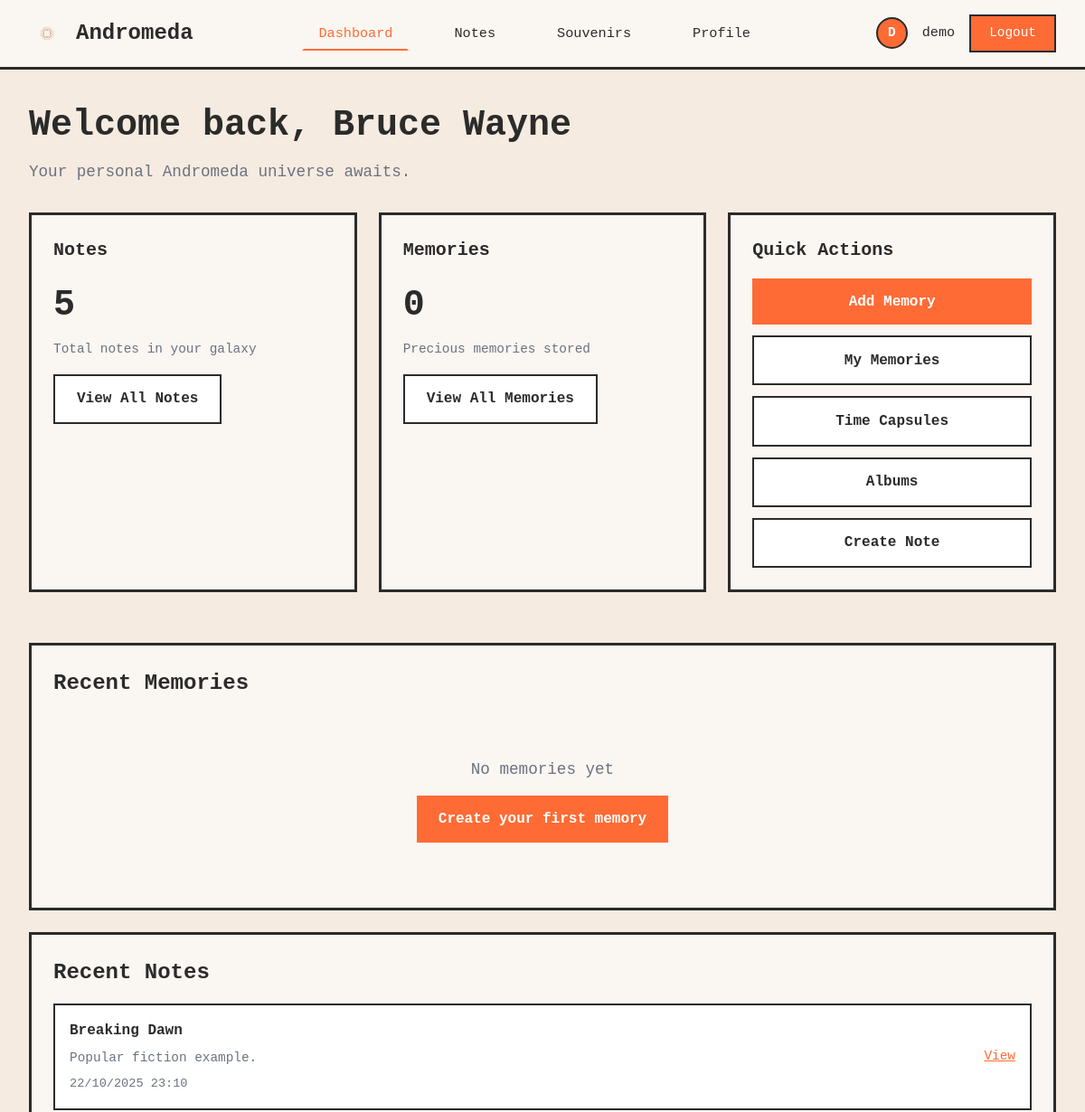
The page /dashboard/ (signed in, upper part) on the database as committed earlier.
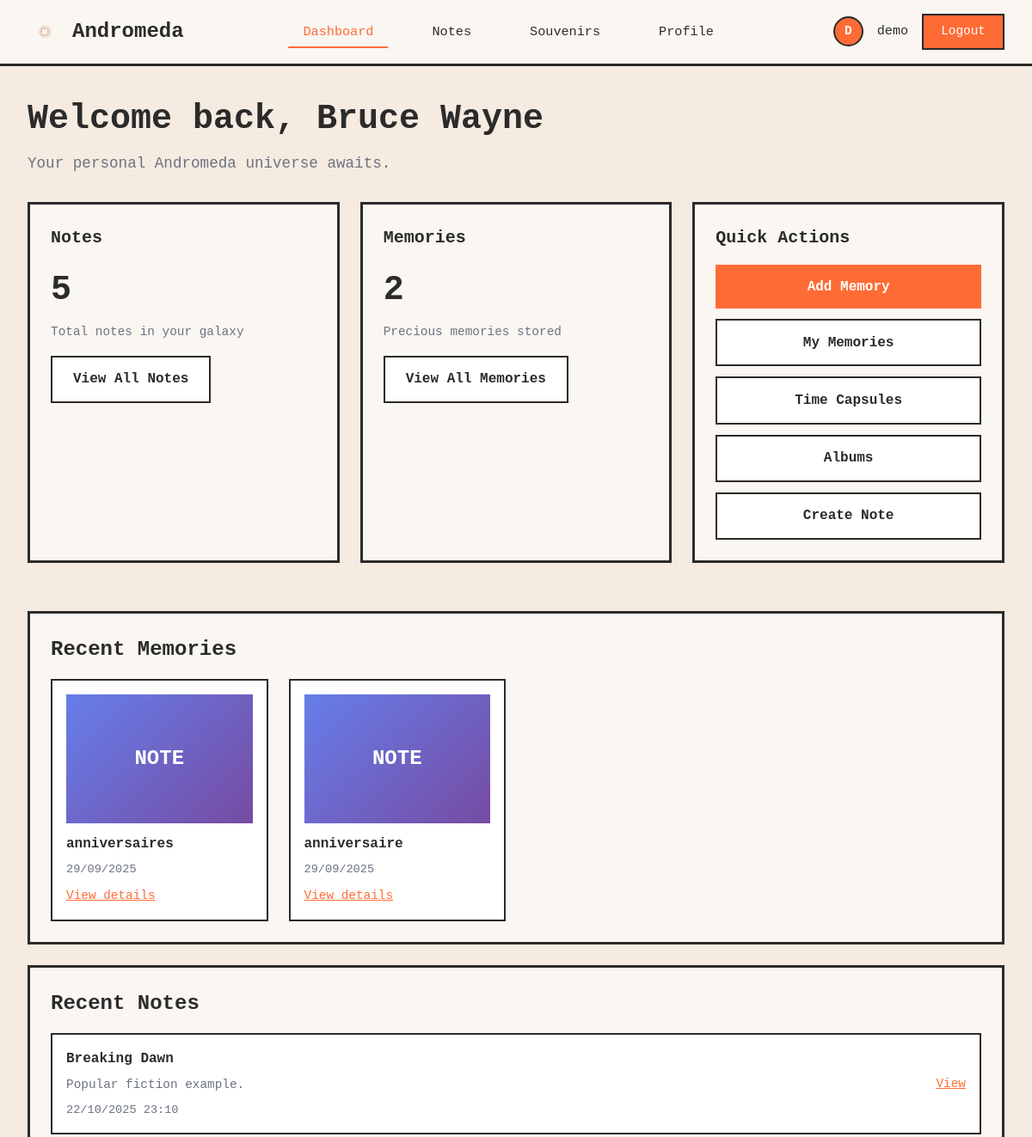
The same page on the database as committed later.
### core/models.py (models this page shows, shortened)
class User(AbstractUser):
    avatar_url = models.URLField(blank=True, null=True)
    groups = models.ManyToManyField(
        'auth.Group',
        verbose_name='groups',
        blank=True,
        help_text='The groups this user belongs to.',
        related_name='core_users',
        related_query_name='core_user',
    )
    user_permissions = models.ManyToManyField(
        'auth.Permission',
        verbose_name='user permissions',
        blank=True,
        help_text='Specific permissions for this user.',
        related_name='core_users',
        related_query_name='core_user',
    )

class Note(models.Model):
    id = models.UUIDField(primary_key=True, default=uuid.uuid4, editable=False)
    owner = models.ForeignKey('User', on_delete=models.CASCADE, related_name='notes', null=True, blank=True)
    title = models.CharField(max_length=400)
    body = models.TextField(blank=True)
    metadata = models.JSONField(default=dict, blank=True)  # tags, mood, pinned, etc
    public = models.BooleanField(default=False)
    source = models.CharField(max_length=200, blank=True, null=True)  # 'webclip', 'import', etc
    embedding_id = models.CharField(max_length=255, blank=True, null=True)  # pointer to vector store
    created_at = models.DateTimeField(auto_now_add=True)
    updated_at = models.DateTimeField(auto_now=True)

class Souvenir(models.Model):
    EMOTION_CHOICES = [
        ('joy', 'Joy'),
        ('sadness', 'Sadness'),
        ('nostalgia', 'Nostalgia'),
        ('gratitude', 'Gratitude'),
        ('excitement', 'Excitement'),
        ('peace', 'Peace'),
        ('love', 'Love'),
        ('surprise', 'Surprise'),
        ('pride', 'Pride'),
        ('neutral', 'Neutral'),
    ]
    THEME_CHOICES = [
        ('family', 'Family'),
        ('travel', 'Travel'),
        ('work', 'Work'),
        ('friends', 'Friends'),
        ('achievement', 'Achievement'),
        ('celebration', 'Celebration'),
        ('nature', 'Nature'),
        ('learning', 'Learning'),
        ('other', 'Other'),
    ]
    id = models.UUIDField(primary_key=True, default=uuid.uuid4, editable=False)
    utilisateur = models.ForeignKey('User', on_delete=models.CASCADE, related_name='souvenirs')
    titre = models.CharField(max_length=200, help_text="Memory title")
    description = models.TextField(help_text="Detailed description of the memory")
    date_evenement = models.DateField(help_text="Date of the event")
    photo = models.ImageField(upload_to='souvenirs/photos/%Y/%m/', blank=True, null=True)
    video = models.FileField(upload_to='souvenirs/videos/%Y/%m/', blank=True, null=True)
    emotion = models.CharField(max_length=50, choices=EMOTION_CHOICES, default='neutral', help_text="Primary emotion")
    theme = models.CharField(max_length=50, choices=THEME_CHOICES, default='other', help_text="Memory theme")
    lieu = models.CharField(max_length=200, blank=True, default='', help_text="Location of the memory")
    personnes_presentes = models.CharField(max_length=500, blank=True, default='', help_text="People present (comma-separated)")
    tags_personnalises = models.JSONField(default=list, blank=True, help_text="User-defined custom tags")
    is_favorite = models.BooleanField(default=False, help_text="Mark as favorite")
    is_public = models.BooleanField(default=False, help_text="Make publicly visible")
    ai_summary = models.TextField(blank=True, default='', help_text="AI-generated summary")
    ai_emotion_detected = models.CharField(max_length=50, blank=True, default='', help_text="AI-detected emotion")
    ai_tags = models.JSONField(default=list, blank=True, help_text="AI-generated tags")
    ai_analyzed = models.BooleanField(default=False, help_text="Has been analyzed by AI")
    ai_analysis_date = models.DateTimeField(null=True, blank=True, help_text="Date of AI analysis")
    created_at = models.DateTimeField(auto_now_add=True)
    updated_at = models.DateTimeField(auto_now=True)
    class Meta:
        ordering = ['-date_evenement']
        verbose_name = 'Memory'
        verbose_name_plural = 'Memories'
        indexes = [
            models.Index(fields=['-date_evenement']),
            models.Index(fields=['utilisateur', '-created_at']),
            models.Index(fields=['is_favorite']),
        ]

### core/views.py (the view)
# urls.py: path('dashboard/', views.dashboard, name='dashboard'),
@login_required
def dashboard(request):
    notes_count = Note.objects.filter(owner=request.user).count()
    souvenirs_count = Souvenir.objects.filter(utilisateur=request.user).count()
    recent_souvenirs = Souvenir.objects.filter(utilisateur=request.user).order_by('-created_at')[:6]
    recent_notes = Note.objects.filter(owner=request.user).order_by('-created_at')[:5]
    context = {
        'notes_count': notes_count,
        'souvenirs_count': souvenirs_count,
        'recent_souvenirs': recent_souvenirs,
        'recent_notes': recent_notes,
    }
    return render(request, 'core/dashboard.html', context)

### core/templates/core/dashboard.html (shortened to what this page needs)
{% extends "core/dashboard_base.html" %}
{% block content %}
<div style="margin-bottom: 2rem;">
    <h1 style="font-size: 2.5rem; font-weight: bold; margin-bottom: 0.5rem;">Welcome back, {{ user.get_full_name|default:user.username }}</h1>
    <p style="color: var(--text-gray); font-size: 1.1rem;">Your personal Andromeda universe awaits.</p>
</div>
<div style="display: grid; grid-template-columns: repeat(auto-fit, minmax(280px, 1fr)); gap: 1.5rem; margin-bottom: 2rem;">
    <div class="card">
        <div style="display: flex; justify-content: space-between; align-items: start; margin-bottom: 1rem;">
            <h3 style="font-size: 1.25rem; font-weight: bold;">Notes</h3>
        </div>
        <p style="font-size: 2.5rem; font-weight: bold; margin-bottom: 0.5rem;">{{ notes_count }}</p>
        <p style="color: var(--text-gray); font-size: 0.9rem;">Total notes in your galaxy</p>
        <a href="{% url 'core:index' %}" class="btn-secondary" style="margin-top: 1rem; text-align: center;">View All Notes</a>
    </div>
    <div class="card">
        <div style="display: flex; justify-content: space-between; align-items: start; margin-bottom: 1rem;">
            <h3 style="font-size: 1.25rem; font-weight: bold;">Memories</h3>
        </div>
        <p style="font-size: 2.5rem; font-weight: bold; margin-bottom: 0.5rem;">{{ souvenirs_count }}</p>
        <p style="color: var(--text-gray); font-size: 0.9rem;">Precious memories stored</p>
        <a href="{% url 'core:liste_souvenirs' %}" class="btn-secondary" style="margin-top: 1rem; text-align: center;">View All Memories</a>
    </div>
    <div class="card">
        <div style="display: flex; justify-content: space-between; align-items: start; margin-bottom: 1rem;">
            <h3 style="font-size: 1.25rem; font-weight: bold;">Quick Actions</h3>
        </div>
        <div style="display: flex; flex-direction: column; gap: 0.75rem;">
            <a href="{% url 'core:ajouter_souvenir' %}" class="btn-primary" style="text-align: center;">Add Memory</a>
            <a href="{% url 'core:memories_dashboard' %}" class="btn-secondary" style="text-align: center;">My Memories</a>
            <a href="{% url 'core:liste_capsules' %}" class="btn-secondary" style="text-align: center;">Time Capsules</a>
            <a href="{% url 'core:liste_albums' %}" class="btn-secondary" style="text-align: center;">Albums</a>
            <a href="{% url 'core:index' %}" class="btn-secondary" style="text-align: center;">Create Note</a>
        </div>
    </div>
</div>
<div class="card">
    <h2 class="card-title">Recent Memories</h2>
    {% if recent_souvenirs %}
        <div style="display: grid; grid-template-columns: repeat(auto-fill, minmax(250px, 1fr)); gap: 1.5rem;">
            {% for souvenir in recent_souvenirs %}
                <div style="border: 2px solid var(--border-color); padding: 1rem; background: white;">
                    {% if souvenir.photo %}
                        <img src="{{ souvenir.photo.url }}" alt="{{ souvenir.titre }}" style="width: 100%; height: 150px; object-fit: cover; margin-bottom: 0.75rem;">
                    {% else %}
                        <div style="width: 100%; height: 150px; background: linear-gradient(135deg, #667eea 0%, #764ba2 100%); display: flex; align-items: center; justify-content: center; margin-bottom: 0.75rem;">
                            <span style="font-size: 1.5rem; color: white; font-weight: bold;">{% if souvenir.video %}VIDEO{% else %}NOTE{% endif %}</span>
                        </div>
                    {% endif %}
                    <h4 style="font-weight: bold; margin-bottom: 0.5rem; overflow: hidden; text-overflow: ellipsis; white-space: nowrap;">{{ souvenir.titre }}</h4>
                    <p style="color: var(--text-gray); font-size: 0.85rem; margin-bottom: 0.5rem;">{{ souvenir.date_evenement|date:"d/m/Y" }}</p>
                    <a href="{% url 'core:detail_souvenir' souvenir.id %}" style="color: var(--accent-orange); font-size: 0.9rem; text-decoration: underline;">View details</a>
                </div>
            {% endfor %}
        </div>
    {% else %}
        <div style="text-align: center; padding: 3rem; color: var(--text-gray);">
            <p style="font-size: 1.1rem; margin-bottom: 1rem;">No memories yet</p>
            <a href="{% url 'core:ajouter_souvenir' %}" class="btn-primary" style="display: inline-block;">Create your first memory</a>
        </div>
    {% endif %}
</div>
<div class="card">
    <h2 class="card-title">Recent Notes</h2>
    {% if recent_notes %}
        <div style="display: flex; flex-direction: column; gap: 1rem;">
            {% for note in recent_notes %}
                <div style="border: 2px solid var(--border-color); padding: 1rem; background: white; display: flex; justify-content: space-between; align-items: center;">
                    <div style="flex: 1;">
                        <h4 style="font-weight: bold; margin-bottom: 0.5rem;">{{ note.title }}</h4>
                        <p style="color: var(--text-gray); font-size: 0.9rem;">{{ note.body|truncatewords:20 }}</p>
                        <p style="color: var(--text-gray); font-size: 0.85rem; margin-top: 0.5rem;">{{ note.created_at|date:"d/m/Y H:i" }}</p>
                    </div>
                    <a href="{% url 'core:note_detail' note.id %}" style="color: var(--accent-orange); font-size: 0.9rem; text-decoration: underline; white-space: nowrap; margin-left: 1rem;">View</a>
                </div>
            {% endfor %}
        </div>
    {% else %}
        <div style="text-align: center; padding: 3rem; color: var(--text-gray);">
            <p style="font-size: 1.1rem; margin-bottom: 1rem;">No notes yet</p>
            <a href="{% url 'core:index' %}" class="btn-primary" style="display: inline-block;">Explore notes</a>
        </div>
    {% endif %}
</div>
{% endblock %}

### core/templates/core/dashboard_base.html (shortened to what this page needs)
<!doctype html>
{% load static %}
<html lang="en">
<head>
    <script src="https://cdn.tailwindcss.com"></script>
</head>
<body>
    <nav class="navbar">
        <a href="{% url 'core:dashboard' %}" class="navbar-brand">
            <img src="{% static 'assets/logo.png' %}" alt="Andromeda Logo" onerror="this.style.display='none';">
            Andromeda
        </a>
        <ul class="navbar-menu" id="navbarMenu">
            <li><a href="{% url 'core:dashboard' %}" class="{% if request.resolver_match.url_name == 'dashboard' %}active{% endif %}">Dashboard</a></li>
            <li><a href="{% url 'core:index' %}" class="{% if request.resolver_match.url_name == 'index' %}active{% endif %}">Notes</a></li>
            <li><a href="{% url 'core:memories_dashboard' %}" class="{% if request.resolver_match.url_name == 'memories_dashboard' %}active{% endif %}">Souvenirs</a></li>
            <li><a href="{% url 'core:profile' %}" class="{% if request.resolver_match.url_name == 'profile' %}active{% endif %}">Profile</a></li>
        </ul>
        <div class="navbar-user">
            {% if user.is_authenticated %}
                <div class="navbar-avatar">{{ user.username|slice:":1"|upper }}</div>
                <span class="navbar-username">{{ user.username }}</span>
                <a href="{% url 'logout' %}" class="btn-logout">Logout</a>
            {% else %}
                <a href="{% url 'login' %}" class="btn-logout">Login</a>
            {% endif %}
        </div>
    </nav>
    <div class="dashboard-container">
        {% block content %}{% endblock %}
    </div>
</body>
</html>

### core/templates/core/dashboard_base.html (style rules this page uses)
:root { --page-bg: #f5ebe0; --panel-bg: #faf6f1; --border-color: #2b2b2b; --accent-orange: #ff6b35; --text-dark: #2b2b2b; --text-gray: #6b7280; --separator-color: #d4c5b9; }
* { margin: 0; padding: 0; box-sizing: border-box; }
html { font-size: 16px; scroll-behavior: smooth; }
body { background: var(--page-bg) !important; color: var(--text-dark) !important; font-family: 'Courier New', monospace; -webkit-font-smoothing: antialiased; min-height: 100vh; }
.navbar { background: var(--panel-bg); border-bottom: 3px solid var(--border-color); padding: 1rem 2rem; display: flex; align-items: center; justify-content: space-between; position: sticky; top: 0; z-index: 1000; }
.navbar-brand { display: flex; align-items: center; gap: 0.75rem; font-size: 1.5rem; font-weight: bold; color: var(--text-dark); text-decoration: none; }
.navbar-brand img { width: 40px; height: 40px; object-fit: contain; }
.navbar-menu { display: flex; align-items: center; gap: 2rem; list-style: none; }
.navbar-menu a { color: var(--text-dark); text-decoration: none; font-size: 0.95rem; transition: color 0.2s ease; padding: 0.5rem 1rem; border: 2px solid transparent; }
.navbar-menu a.active { color: var(--accent-orange); border-bottom: 2px solid var(--accent-orange); }
.navbar-user { display: flex; align-items: center; gap: 1rem; }
.navbar-avatar { width: 35px; height: 35px; border-radius: 50%; background: var(--accent-orange); color: white; display: flex; align-items: center; justify-content: center; font-weight: bold; font-size: 0.9rem; border: 2px solid var(--border-color); }
.navbar-username { font-size: 0.95rem; color: var(--text-dark); }
.btn-logout { padding: 0.5rem 1.25rem; background: var(--accent-orange); color: white; border: 2px solid var(--border-color); cursor: pointer; font-family: 'Courier New', monospace; font-size: 0.9rem; transition: opacity 0.2s ease; text-decoration: none; display: inline-block; }
.dashboard-container { max-width: 1400px; margin: 0 auto; padding: 2rem; }
.card { background: var(--panel-bg); border: 3px solid var(--border-color); padding: 1.5rem; margin-bottom: 1.5rem; }
.card-title { font-size: 1.5rem; font-weight: bold; margin-bottom: 1rem; color: var(--text-dark); }
.btn-primary { padding: 0.85rem 1.5rem; background: var(--accent-orange); color: white; border: none; cursor: pointer; font-weight: bold; font-family: 'Courier New', monospace; font-size: 1rem; transition: opacity 0.2s ease; text-decoration: none; display: inline-block; }
.btn-secondary { padding: 0.85rem 1.5rem; background: white; color: var(--text-dark); border: 2px solid var(--border-color); cursor: pointer; font-weight: bold; font-family: 'Courier New', monospace; font-size: 1rem; transition: background 0.2s ease; text-decoration: none; display: inline-block; }

Rows that differ between the two databases and show on the page:
added Souvenir: photo "NOTE", titre "anniversaires", date_evenement "29/09/2025"
added Souvenir: photo "NOTE", titre "anniversaire", date_evenement "29/09/2025"
Other text that changed with them:
{{ souvenirs_count }}: "0" → "2"
text no longer shown: "No memories yet Create your first memory"
